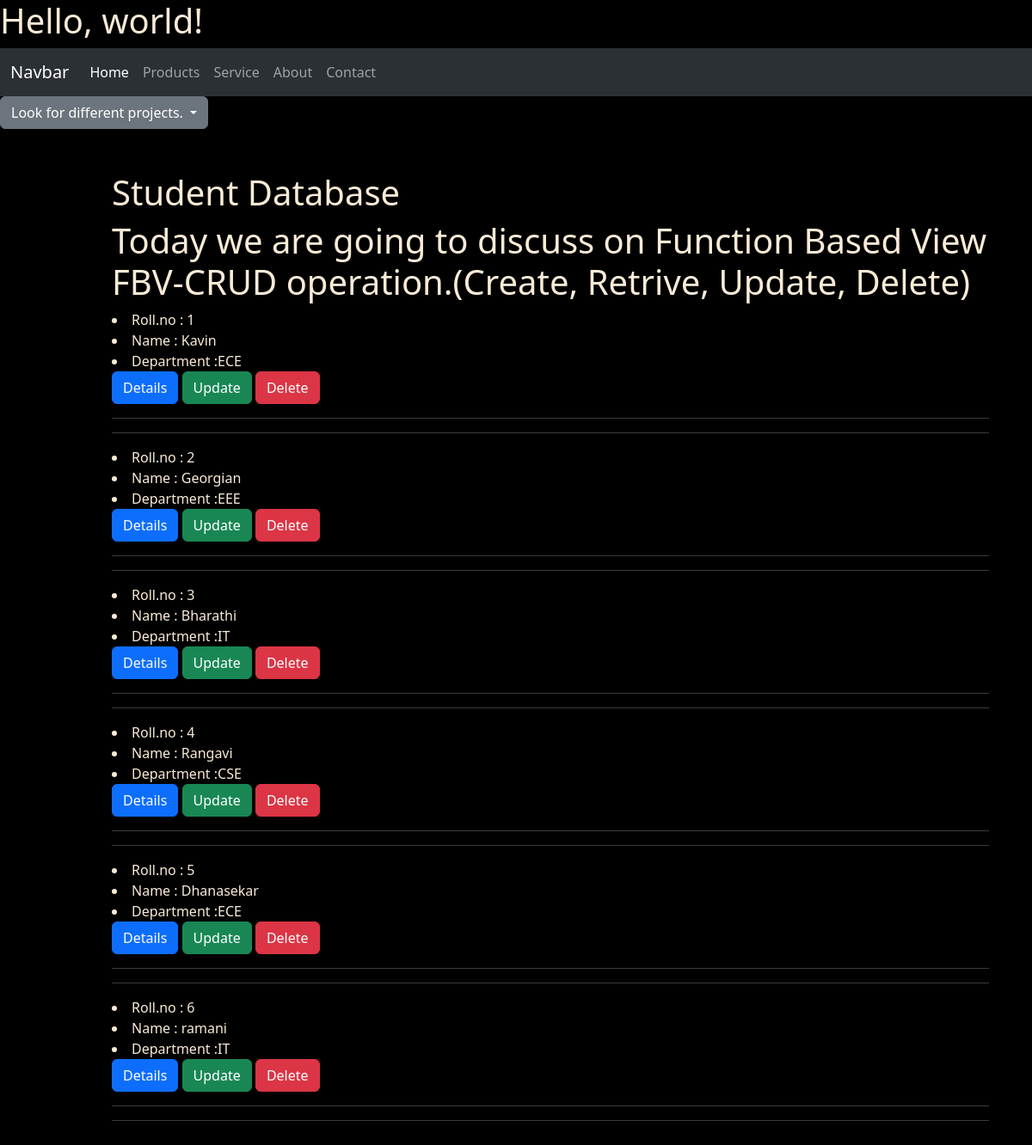
The page / on the database its author committed.
### It/models.py (models this page shows, shortened)
class Student(models.Model):
    name = models.CharField(max_length=100)
    department = models.CharField(max_length=30)
    roll = models.IntegerField()

### It/views.py (the view)
# urls.py: path('',Studentlist.as_view(), name = 'studentlist'),
class Studentlist(ListView):
	model = Student
	template_name = 'CBV/studentlist.html'

### It/templates/CBV/studentlist.html
{% extends 'base.html' %}
{% block content %}
<div style="margin-left: 80px; padding: 50px">
        <h1>Student Database</h1>
        <h1>Today we are going to discuss on Function Based View FBV-CRUD operation.(Create, Retrive, Update, Delete)</h1>
                {% for object in object_list %}
                        <li>Roll.no         : {{ object.id }}</li>
                        <li>Name         : {{ object.name }}</li>
                        <li>Department   :{{ object.department }}</li>
                            <a href = "{{ object.id }}/studentdetail/" type="button" class="btn btn-primary">Details</a>
                            <a href = "{{ object.id }}/studentupdate/" type="button" class="btn btn-success">Update</a>
                            <a href = "{{ object.id }}/studentdelete/" type="button" class="btn btn-danger">Delete</a>
                            <hr><hr>
                {% endfor %}
</div>
{% endblock %}

### templates/base.html (shortened to what this page needs)
{% load static %}
<!doctype html>
<html lang="en">
  <head>
    <link href="https://cdn.jsdelivr.net/npm/bootstrap@5.3.0-alpha1/dist/css/bootstrap.min.css" rel="stylesheet">
    <link rel="stylesheet" href="{% static 'css1\stjoseph.css' %}">
</head>
  <body>
    <h1>Hello, world!</h1>
    <nav class="navbar navbar-expand-lg bg-body-tertiary bg-dark " data-bs-theme = "dark">
        <div class="container-fluid">
          <a class="navbar-brand" href="#">Navbar</a>
          <div class="collapse navbar-collapse" id="navbarNav">
            <ul class="navbar-nav">
              <li class="nav-item">
                <a class="nav-link active" aria-current="page" href="{% url 'index1' %}">Home</a>
              </li>
              <li class="nav-item">
                <a class="nav-link" href="{% url 'products1' %}">Products</a>
              </li>
              <li class="nav-item">
                <a class="nav-link" href="{% url 'service1' %}">Service</a>
              </li>
              <li class="nav-item">
                <a class="nav-link" href="{% url 'about1' %}">About</a>
              </li>
              <li class="nav-item">
                <a class="nav-link" href="{% url 'contact1' %}">Contact</a>
              </li>
            </ul>
          </div>
        </div>
      </nav>
      <div class="dropdown">
        <button class="btn btn-secondary dropdown-toggle" type="button" data-bs-toggle="dropdown" aria-expanded="false">
          Look for different projects.
        </button>
      </div>
    {% block content %}  {% endblock %}
  </body>
</html>

### static/css1/stjoseph.css (style rules this page uses)
body { background-color: black; color: antiquewhite; }

### rows shown on the page
Student: id "1", name "Kavin", department "ECE"
Student: id "2", name "Georgian", department "EEE"
Student: id "3", name "Bharathi", department "IT"
Student: id "4", name "Rangavi", department "CSE"
Student: id "5", name "Dhanasekar", department "ECE"
Student: id "6", name "ramani", department "IT"
